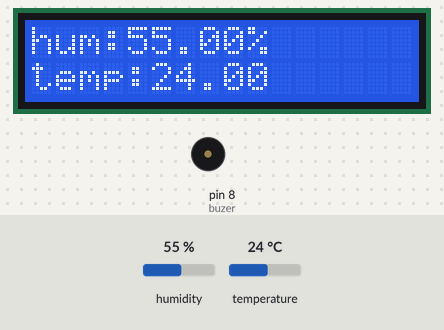
Simulated run of this sketch. Board: Arduino Uno, built with avr-gcc and run on an emulated ATmega328P. On the bench: 16×2 character LCD, buzzer (waves = sounding, pin HIGH). Inputs (shaded band) come from the test bench; at power-on: humidity 55 %, temperature 24 °C. What the sketch prints to the serial monitor is not drawn.

Above: at 2.6 s.
2.7 s: humidity set to 69 %
At 4.8 s:
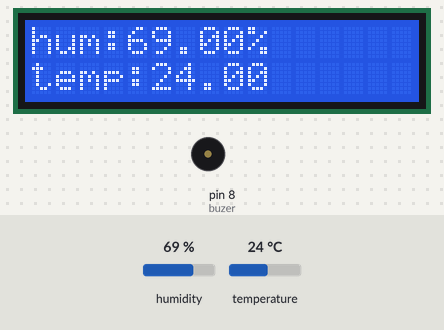
5.7 s: humidity set to 72 %
At 7.4 s:
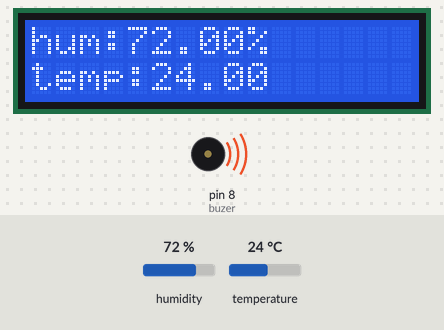
8.7 s: temperature set to 12 °C
At 11.3 s:
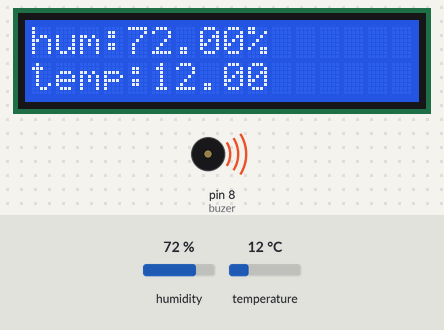
11.7 s: temperature set to 19 °C
At 12.6 s:
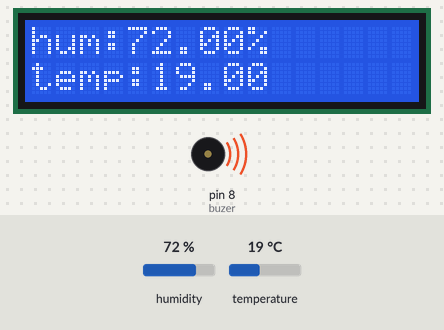
Timing chart, 0 to 14.7 s (numbered marks = the images above; inputs shaded):
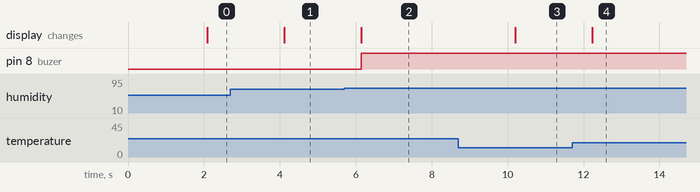

The sketch:

lcd_temp_sen_done_finally.ino
```cpp
#include <LiquidCrystal.h>
#include <DHT.h>
#include <DHT_U.h>
//#define tmp 7
#define buzer 8
#define led1 2
LiquidCrystal lcd(12,11,5,4,3,2);
DHT dht(7, DHT11);

void setup() {
  dht.begin();
  lcd.begin(16,2);
  Serial.begin(9600);
  pinMode(buzer, OUTPUT);
  pinMode(led1, OUTPUT);

}

void loop() {
  delay(2000);
  float h = dht.readHumidity();
  float t = dht.readTemperature();

  Serial.println("hum:");
  Serial.println(h);
  Serial.print("%");
  Serial.println("temp:");
  Serial.println(t);

  lcd.setCursor(0,0);
  lcd.print("hum:");
  lcd.print(h);
  lcd.print("% ");
  lcd.setCursor(0,1);
  lcd.print("temp:");
  lcd.print(t);

  if(h >= 71){
  digitalWrite(buzer, HIGH);
  }
  else{
   digitalWrite(buzer, LOW);
  }
  if(t >= 33){
 // digitalWrite(led1, HIGH);
  }
  else{
   digitalWrite(led1, LOW);
  }

}
```

Measured:
- the behaviour switches between 70 and 71 % on humidity (found by bisection; images 1 and 2)
- after the input at 2.7 s, the display: changes after 1.4 s (image 1)
- after the input at 5.7 s, pin 8 (buzer): LOW → HIGH after 0.45 s; the display: changes after 0.45 s (image 2)
- after the input at 8.7 s, the display: changes after 1.5 s (image 3)
- after the input at 11.7 s, the display: changes after 0.53 s (image 4)
